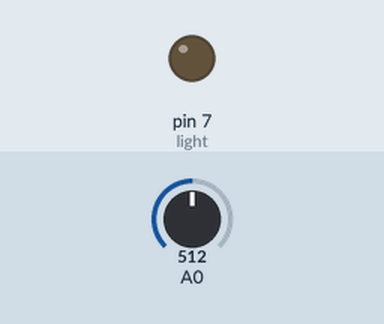
Simulated run of this sketch. Board: Arduino Uno, built with avr-gcc and run on an emulated ATmega328P. Shown: output pins drawn as LEDs (lit = HIGH). The inputs (shaded band) are chosen by the test bench; at power-on: A0 = 512.

Above: at 1.2 s.
1.3 s: A0 set to 528
At 2.5 s:
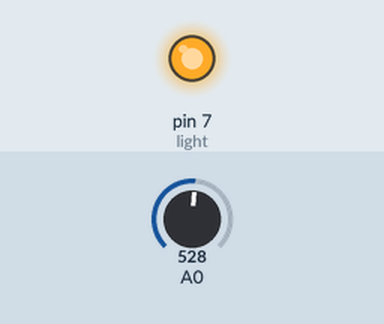
2.8 s: A0 set to 511
At 3.9 s:
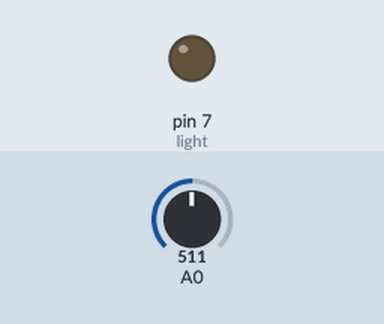
4.3 s: A0 set to 716
At 5.0 s:
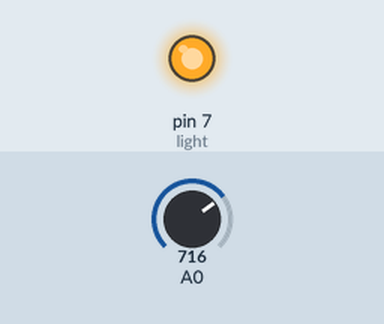
Timing chart, 0 to 7.3 s (numbered marks = the images above; inputs shaded):
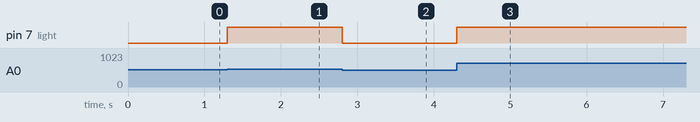

Measured:
- the behaviour switches between 512 and 513 on A0 (found by bisection; images 0 and 1)
- after the input at 1.3 s, pin 7 (light): LOW → HIGH at once
- after the input at 2.8 s, pin 7 (light): HIGH → LOW at once
- after the input at 4.3 s, pin 7 (light): LOW → HIGH at once

The sketch:

ButtonTest.ino
```cpp
//For Arduino Start kit
//Compatible with all Arduino version //Last updated 2011-1-13 //www.dfrobot.com
//Button Control Lesson
int light=7;//Connect the led to Digital Pin 7
void setup()
{
pinMode(light,OUTPUT);//Set the Pinmode to output
}

void loop()
{
  int i;
  while(1)
  {
  i=analogRead(0);//Connect the button to analog pin 0
  if(i>512)     //If the analog read is over 512 which is 2.5V
  digitalWrite(light,HIGH);//Turn on the led else
  else{
  digitalWrite(light,LOW);//Turn off the led
      }
  }
}
```
